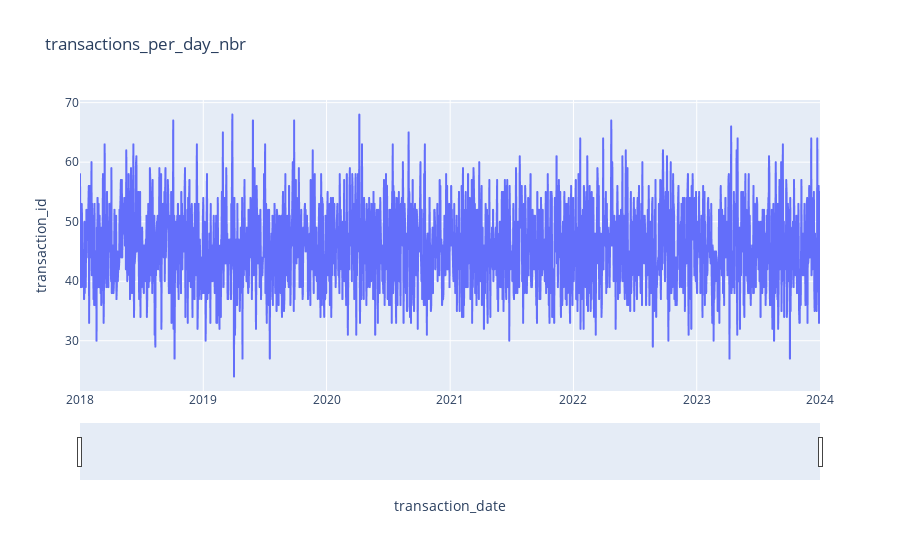

The code cell stored with this chart in its notebook:
### Markdown cell above
Nombre de transaction par jour

### Code cell
transactions_per_day_nbr = pd.DataFrame(transactions_copy.groupby("transaction_date").transaction_id.count()).reset_index()
fig = px.line(transactions_per_day_nbr, x='transaction_date', y='transaction_id', title='transactions_per_day_nbr')

fig.update_xaxes(rangeslider_visible=True)
fig.show()

### Figure 1 — Plotly figure (JSON) as saved in the notebook; plotly's stock layout.template omitted (floating-point values rounded to 4 significant figures; data arrays with more than 128 entries replaced by an {"elided": "..."} marker saying what was removed)
{"data": [{"hovertemplate": "transaction_date=%{x}<br>transaction_id=%{y}<extra></extra>", "legendgroup": "", "line": {"color": "#636efa", "dash": "solid"}, "marker": {"symbol": "circle"}, "mode": "lines", "name": "", "showlegend": false, "type": "scattergl", "x": {"elided": "2192 str values"}, "xaxis": "x", "y": {"elided": "2192 int values"}, "yaxis": "y"}], "layout": {"legend": {"tracegroupgap": 0}, "title": {"text": "transactions_per_day_nbr"}, "xaxis": {"anchor": "y", "domain": [0, 1], "rangeslider": {"visible": true}, "title": {"text": "transaction_date"}}, "yaxis": {"anchor": "x", "domain": [0, 1], "title": {"text": "transaction_id"}}}}
